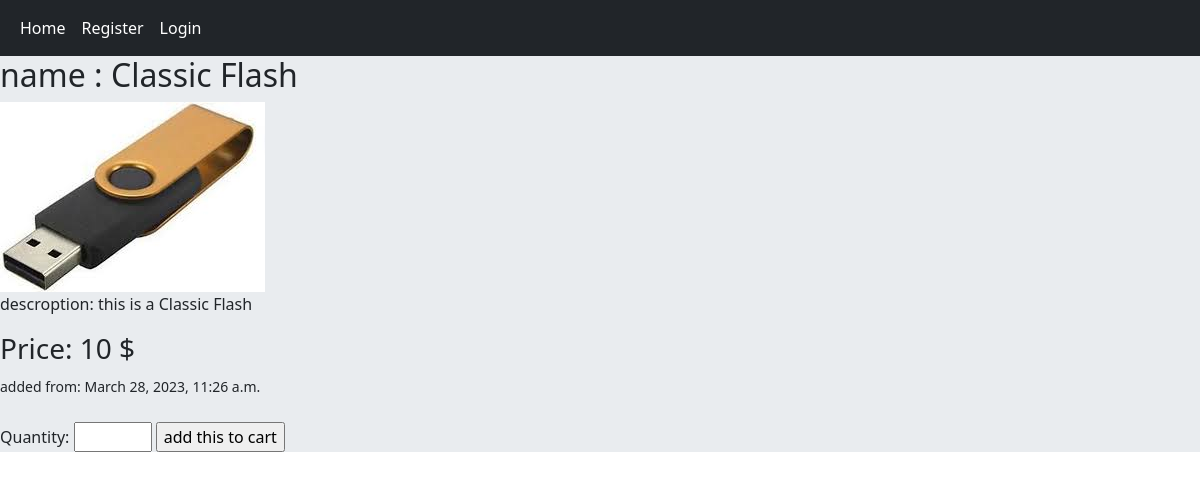
/classic-flash/, run on the app's committed database.
### home/models.py (models this page shows, shortened)
class Product(models.Model):
    category = models.ManyToManyField(Category)
    name = models.CharField(max_length=255)
    slug = models.CharField(max_length=255, unique=True)
    image = models.ImageField(upload_to='product/%Y/%m/%d')#create folders based on date and store uploaded image to them
    description = models.TextField()
    available = models.BooleanField()
    price = models.IntegerField()
    created = models.DateTimeField(auto_now_add=True)
    updated = models.DateTimeField(auto_now=True)
    class Meta:
        ordering = ('name',)

### home/views.py (the view)
# urls.py: path('<slug:slug>/', views.ProductDetailView.as_view(), name='product_detail'),
class ProductDetailView(View):
    def get(self,request, slug):
        product = get_object_or_404(Product, slug=slug)
        cartadd_form = CartAddForm()
        return render(request, 'home/details.html', {'product':product,'cartadd_form':cartadd_form})

### orders/forms.py
class CartAddForm(forms.Form):
    quantity = forms.IntegerField(min_value=1, max_value=9)

### home/templates/home/details.html (shortened to what this page needs)
{% extends 'base.html' %}
{% block content %}
<h2>name : {{product.name}}</h2>
<img src="{{product.image.url}}" >
<p>descroption: {{product.description}}</p>
<h3>Price: {{product.price}} $ </h3>
<small>added from: {{product.created}}</small>
<br></br>
<form action="{%url 'orders:cart_add' product.id %}" method="post">
    {{ cartadd_form }}
    <input type='submit' value='add this to cart'>
</form>
{% endblock %}

### data on the page
Product: name "Classic Flash", image (picture), description "this is a Classic Flash", price "10", created "March 28, 2023, 11:26 a.m."
